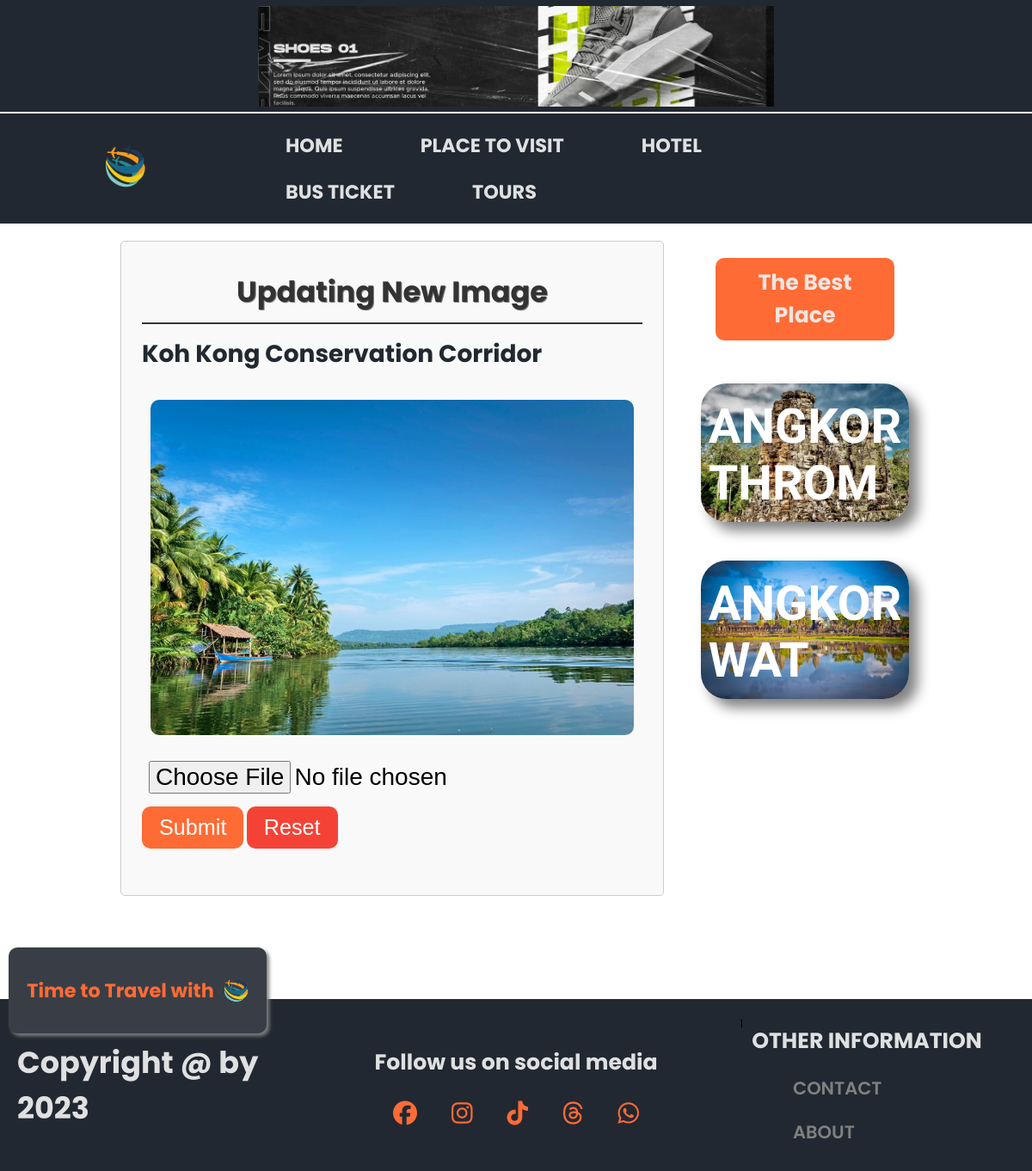
Screenshot of /UpdateImage.php?fdId=18 with the database file from the repository.
### tables this page shows
CREATE TABLE IF NOT EXISTS `tbldata` (
  `ID` int UNSIGNED NOT NULL AUTO_INCREMENT,
  `ProductName` varchar(250) NOT NULL,
  `CategoryID` int NOT NULL,
  `Description` varchar(1000) NOT NULL,
  `ImgURL` varchar(250) NOT NULL,
  `DesURL` varchar(250) NOT NULL,
  `DateIn` datetime NOT NULL,
  PRIMARY KEY (`ID`)
);

### UpdateImage.php (the view, shortened to what this page needs)
<!DOCTYPE html>
<html lang="en">
<head>
    <link rel="stylesheet" href="https://cdnjs.cloudflare.com/ajax/libs/font-awesome/6.4.2/css/all.min.css" />
    <link rel="stylesheet" href="./Style.css">
    <?php
        include('includeFiles/dbCon.php');
        $sfId = $_GET["fdId"];
        $qwAll = 'SELECT * FROM tbldata WHERE id='.$sfId;
        $rwAll = $dbCon->query($qwAll);
        $row = $rwAll->fetch_assoc();
    ?>
</head>
<body>
    <header>
        <?php include('includeFiles/Banner.php'); ?>
        <?php include 'includeFiles/menu.php'; ?>
    </header>
    <main>
        <div class="container">
            <div class="left-main">
            <div class="form-edit-image">
                <table>
                    <tr>
                        <td colspan="2">
                        <form name="frmUpdate" action="includeFiles/qurUpdateImage.php" method="post" enctype="multipart/form-data">
                            <table>
                                <tr>
                                    <td>
                                        <h3> Updating New Image </h3>
                                    </td>
                                </tr>
                                <tr>
                                    <td>
                                        <h4>
                                        <?php echo $row["ProductName"]; ?>
                                        </h4>
                                    </td>
                                </tr>
                                <tr>
                                    <td>
                                        <img name="imgCur" src="<?php echo $row["ImgURL"]; ?>" />
                                    </td>
                                </tr>
                                <tr>
                                    <td ><input type="file" name="imgUpdate"></td>
                                </tr>
                                <tr>
                                    <td >
                                        <input type="Submit" name="cmdSubmit" value="Submit">
                                        <input type="reset" name="cmdReset">
                                    </td>
                                </tr>
                            </table>
                            </form>
                        </td>
                    </tr>
                </table>
            </div>
            </div>
            <div class="right-main">
                <?php include 'includeFiles/the-best-place.php'; ?>
            </div>
        </div>
    </main>
    <footer>
        <?php include 'includeFiles/footer.php'; ?>
    </footer>
</body>

### Style.css (style rules this page uses)
:root { --color-black: #222831; --color-grey: #393e46; --color-real: #00adb5; --color-space: #eeee; --color-ocean-blue: #0077b6; --color-sandy-beige: #f3efef; --color-forest-green: #228b22; --color-sunset-orange: #ff6b35; --color-golden-yellow: #ffd700; --color-sky-blue: #87ceeb; --color-earthy-brown: #8b4513; --color-mountain-gray: #808080; --color-crisp-white: #ffffff; --color-tropical-green: #00a86b; --box-shadow: 6px 7px 5px var(--color-grey); }
* { margin: 0; padding: 0; box-sizing: border-box; }
html { font-size: 14px; }
body { padding: 0; margin: 0; font-family: "poppins", sans-serif; font-size: 0.88rem; background: var(--color-crisp-white); }
h3 { font-size: 0.8rem; }
header { width: 100%; margin: 0; }
main { width: 100%; }
main div.container { width: 80%; display: flex; flex-direction: row; margin: auto; }
.container .left-main { width: 70%; display: flex; flex-direction: column; padding: 20px; }
.container .right-main { width: 30%; padding: 10px; }
footer { margin-top: 100px; width: 100%; background: var(--color-black); }
.form-container input[type="submit"], input[type="reset"] { background-color: var(--color-sunset-orange); color: #fff; border: none; padding: 10px; cursor: pointer; border-radius: 10px; font-size: 1.8rem; transition: all 0.7s ease-in; }
.form-edit-image { width: 100%; margin: 0 auto; padding: 20px; border: 1px solid #ccc; border-radius: 5px; background-color: #f9f9f9; }
.form-edit-image table { width: 100%; margin-bottom: 15px; }
.form-edit-image h3 { display: flex; align-items: center; justify-content: center; padding: 10px 0px; font-size: 2.4rem; margin: 0; color: #333; text-shadow: 1px 1px gray; border-bottom: 2px solid #333; }
.form-edit-image h4 { font-size: 2rem; color: #222831; padding: 10px 0px; }
.form-edit-image img { width: 100%; height: 180px; height: auto; margin-top: 10px; border-radius: 20px; padding: 10px; }
.form-edit-image input[type="file"] { width: 100%; padding: 8px; margin: 5px 0; box-sizing: border-box; font-size: 2rem; border: none; height: 100%; }
.form-edit-image input[type="submit"], input[type="reset"] { background-color: var(--color-sunset-orange); color: #fff; border: none; padding: 10px 20px; cursor: pointer; border-radius: 10px; font-size: 1.8rem; transition: all 0.7s ease-in; }
input[type="reset"] { background-color: #f44336; }

### rows the page displays
tbldata: ProductName "Koh Kong Conservation Corridor", ImgURL (picture)

### other values shown
$menu['name'] "HOME"
$menu['name'] "PLACE TO VISIT"
$menu['name'] "HOTEL"
$menu['name'] "BUS TICKET"
$menu['name'] "TOURS"
$box["title"] "ANGKOR THROM"
$box["title"] "ANGKOR WAT"
$menuFooter['name'] "CONTACT"
$menuFooter['name'] "ABOUT"
